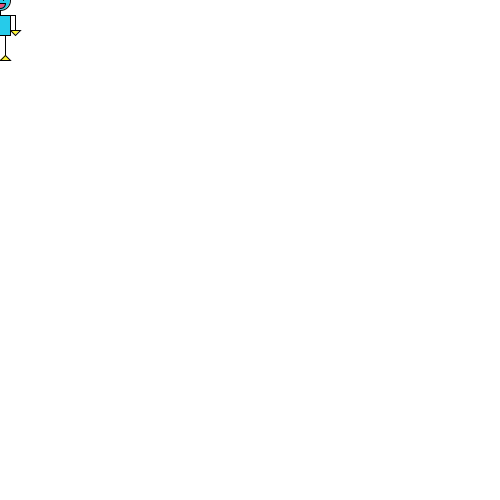
Frame 1 (no input)
Frame 60 (the mouse pressed at the canvas centre just before this capture): identical to frame 1, image omitted
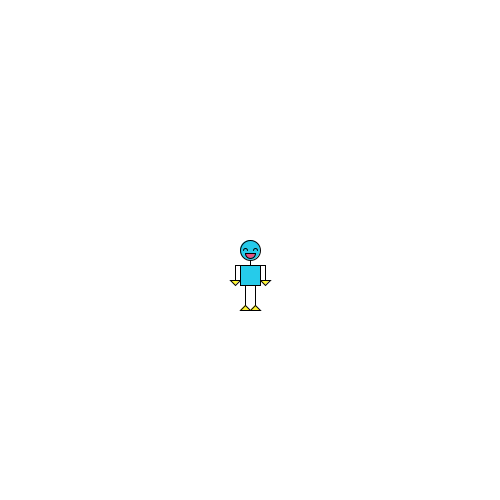
Frame 120 (the mouse held since frame 60 and released just before this capture)

The Processing sketch that drew these frames (run headless with seeded random() and noise(); from frame 60 on, the mouse is pressed at the canvas centre):

// Processing sketch: LokhandwalaCharacterMouse
// ── LokhandwalaCharacterMouse.pde
float x,y;

void setup(){
  size(500,500);
  x=50;
  y=15;
}
void draw(){
  x= mouseX;
  y= mouseY;
  
  background(#FFFFFF);
//FACE
fill(#26CBEA);
ellipse(x,y,20,20);
fill(#E85080);
arc(x,y+3,10,10,0,PI);
line(x-5,y+3,x+5,y+3);
noFill();
arc(x-5,y,4,4,PI,TWO_PI);
arc(x+5,y,4,4,PI,TWO_PI);
noFill();

//LIMBS
line(x,y+10,x,y+15);
line(x-10,y+15,x-15,y+15);
line(x+10,y+15,x+15,y+15);
//legs
line(x-5,y+35,x-5,y+55);
line(x+5,y+35,x+5,y+55);
//arms
fill(#FFF52E);
triangle(x-20,y+30,x-10,y+30,x-15,y+35);
triangle(x+10,y+30,x+20,y+30,x+15,y+35);
line(x-15,y+15,x-15,y+30);
line(x+15,y+15,x+15,y+30);
fill(#26CBEA);

//BODY
rect(x-10,y+15,20,20);

noFill();
fill(#FFF52E);
//feet
triangle(x-5,y+55,x,y+60,x-10,y+60);
triangle(x+5,y+55,x+10,y+60,x,y+60);
}
